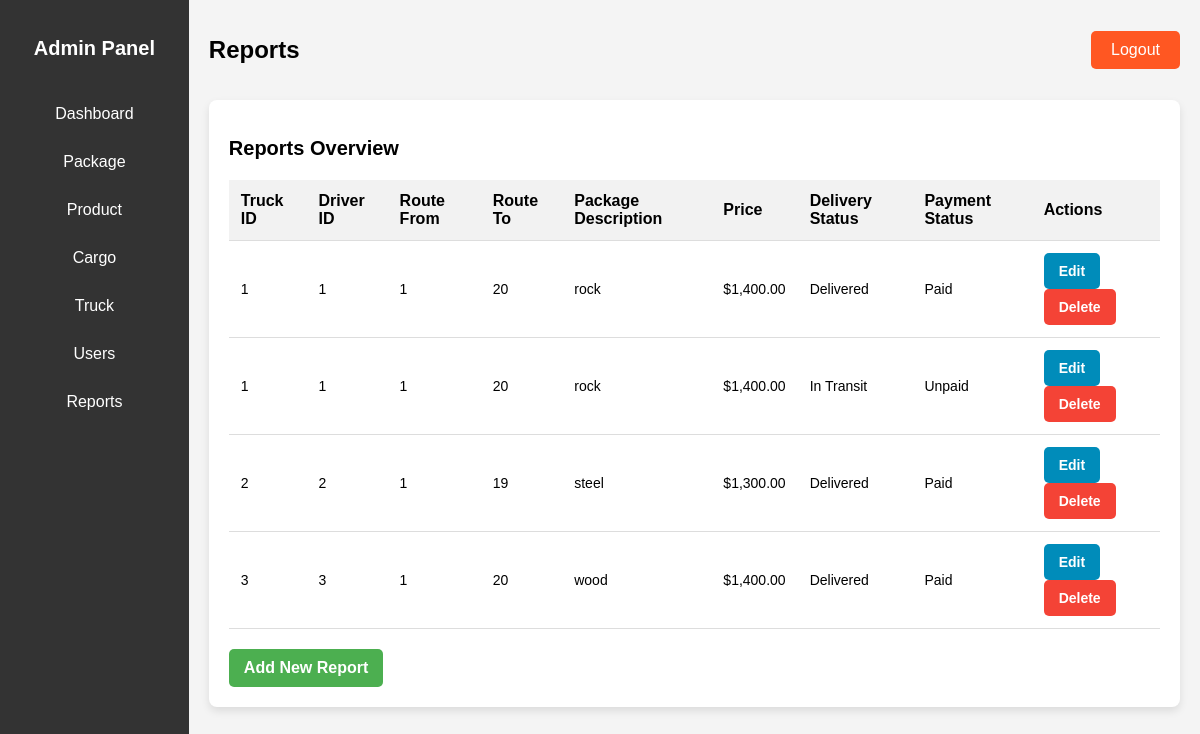
The app's page /reports.php, older data.
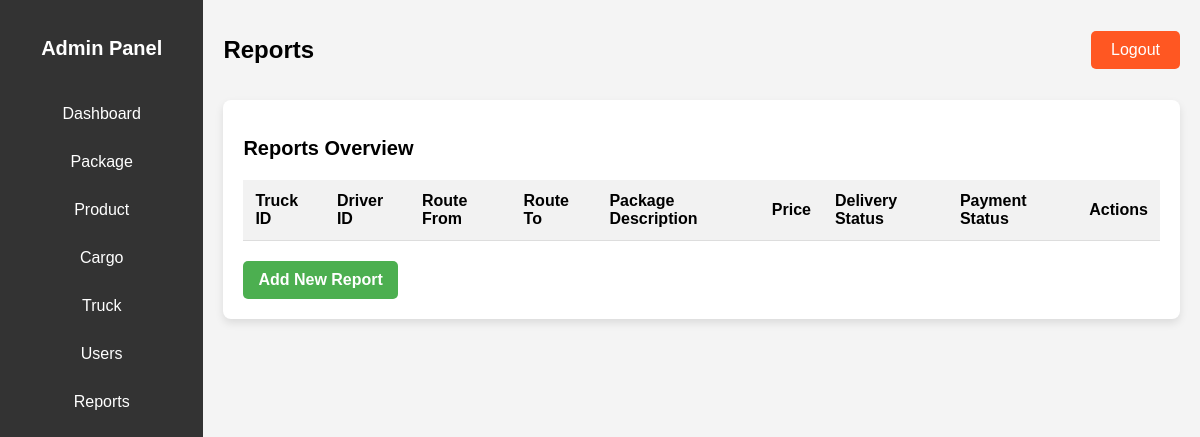
The same page, newer data.
### tables this page shows
CREATE TABLE `reports` (
  `report_id` int(11) NOT NULL,
  `cargo_id` int(11) NOT NULL,
  `truck_id` int(11) NOT NULL,
  `driver_id` int(11) NOT NULL,
  `route_from` int(11) NOT NULL,
  `route_to` int(11) NOT NULL,
  `package_volume` decimal(10,2) NOT NULL,
  `price` decimal(10,2) NOT NULL,
  `delivery_status` enum('In Transit','Delivered','Pending') NOT NULL,
  `payment_status` enum('Paid','Unpaid') NOT NULL
);

CREATE TABLE `packages` (
  `package_id` int(11) NOT NULL,
  `customer_id` int(11) NOT NULL,
  `product_id` int(11) NOT NULL,
  `weight` decimal(10,2) NOT NULL,
  `status` enum('pending','in-transit','delivered') DEFAULT 'pending',
  `description` varchar(255) NOT NULL
);

### reports.php (the view, shortened to what this page needs)
<?php
include 'config.php';
$sql = "SELECT r.*, p.description as package_description,
        COALESCE(t.driver_id, t.truck_id) as truck_driver_id
        FROM reports r
        JOIN cargo c ON r.cargo_id = c.cargo_id
        JOIN packages p ON c.package_id = p.package_id
        JOIN truck t ON c.truck_id = t.truck_id";
$result = mysqli_query($conn, $sql);
?>
<!DOCTYPE html>
<html lang="en">
<head>
</head>
<body>
    <div class="dashboard-container">
        <div class="sidebar">
            <h2>Admin Panel</h2>
            <ul class="sidebar-links">
                <li><a href="admin_dashboard.php">Dashboard</a></li>
                <li><a href="package.php">Package</a></li>
                <li><a href="product.php">Product</a></li>
                <li><a href="cargo.php">Cargo</a></li>
                <li><a href="truck.php">Truck</a></li>
                <li><a href="users.php">Users</a></li>
                <li><a href="reports.php">Reports</a></li>
            </ul>
        </div>
        <div class="main-content">
            <header>
                <h1>Reports</h1>
                <a href="index.php" class="logout-btn">Logout</a>
            </header>
            <div class="dashboard-main-container">
                <h2>Reports Overview</h2>
                <div class="table-container">
                    <table>
                        <thead>
                            <tr>
                                <th>Truck ID</th>
                                <th>Driver ID</th>
                                <th>Route From</th>
                                <th>Route To</th>
                                <th>Package Description</th>
                                <th>Price</th>
                                <th>Delivery Status</th>
                                <th>Payment Status</th>
                                <th>Actions</th>
                            </tr>
                        </thead>
                        <tbody>
                            <?php while ($row = mysqli_fetch_assoc($result)): ?>
                                <tr>
                                    <td><?php echo $row['truck_id']; ?></td>
                                    <td><?php echo $row['truck_driver_id']; ?></td>
                                    <td><?php echo $row['route_from']; ?></td>
                                    <td><?php echo $row['route_to']; ?></td>
                                    <td><?php echo $row['package_description']; ?></td>
                                    <td>$<?php echo number_format($row['price'], 2); ?></td>
                                    <td><?php echo $row['delivery_status']; ?></td>
                                    <td><?php echo $row['payment_status']; ?></td>
                                    <td>
                                        <a href="edit_report.php?id=<?php echo $row['report_id']; ?>" class="btn edit-btn">Edit</a>
                                        <a href="delete_report.php?id=<?php echo $row['report_id']; ?>" class="btn delete-btn">Delete</a>
                                    </td>
                                </tr>
                            <?php endwhile; ?>
                        </tbody>
                    </table>
                </div>
                <a href="add_report.php" class="btn add-user-btn">Add New Report</a>
            </div>
        </div>
    </div>
</body>
</html>

Row changes from the older to the newer data that the page shows:
removed reports: truck "1", truck_driver_id "1", route_from "1", route_to "20", packages.description "rock", price "1,400.00", delivery_status "Delivered", payment_status "Paid"
removed reports: truck "1", truck_driver_id "1", route_from "1", route_to "20", packages.description "rock", price "1,400.00", delivery_status "In Transit", payment_status "Unpaid"
removed reports: truck "2", truck_driver_id "2", route_from "1", route_to "19", packages.description "steel", price "1,300.00", delivery_status "Delivered", payment_status "Paid"
removed reports: truck "3", truck_driver_id "3", route_from "1", route_to "20", packages.description "wood", price "1,400.00", delivery_status "Delivered", payment_status "Paid"
